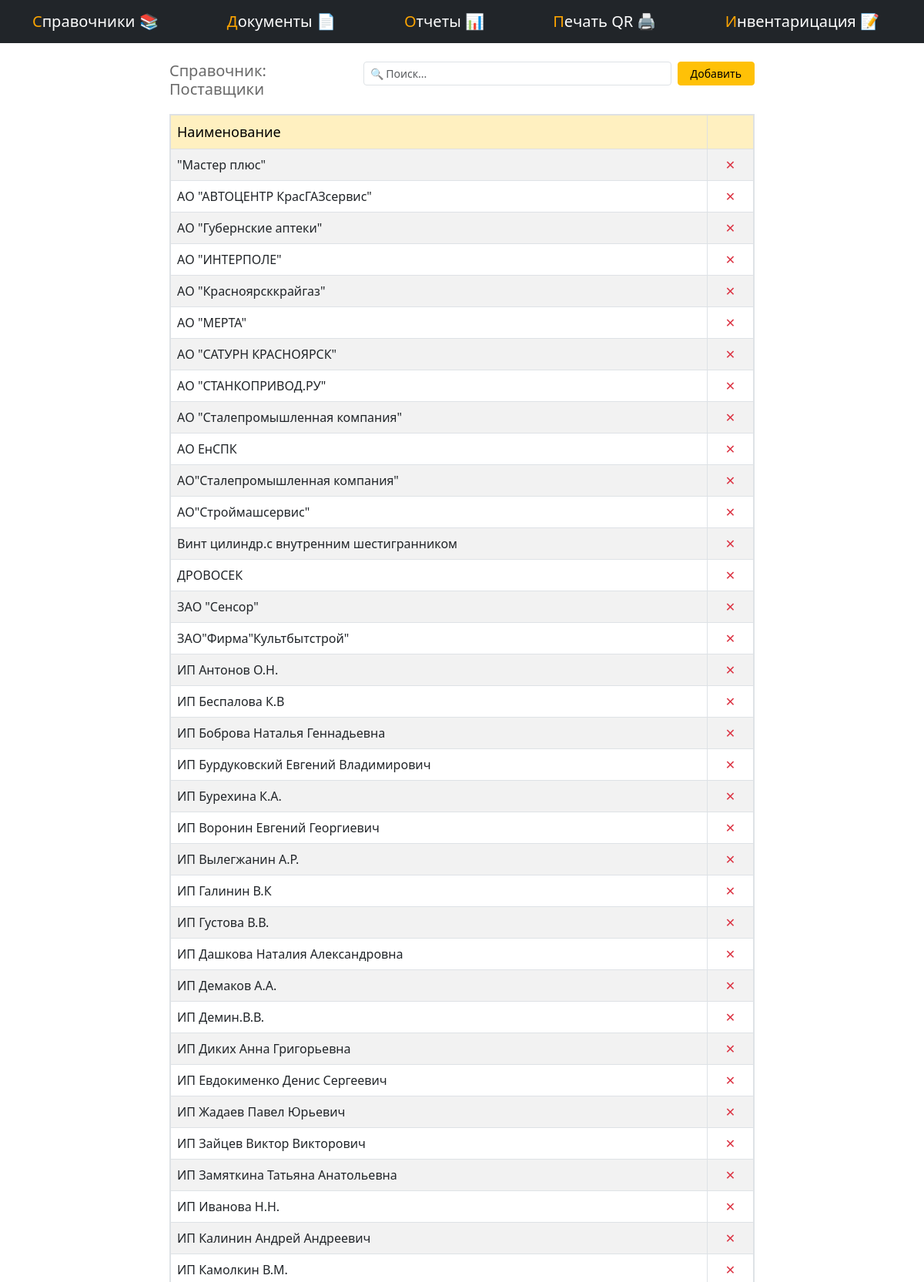
/menu/spr/postav/ (upper part), run on the app's committed database.
### inventory/models.py (models this page shows, shortened)
class Postav(models.Model):
    title = models.CharField(max_length=100, unique=True,db_index=True)
    class Meta:
        db_table = 'postav'
        verbose_name = 'Поставщик'
        verbose_name_plural = 'Поставщики'

### inventory/views/spr_views.py (the view, shortened to what this page needs)
# urls.py: path('menu/spr/<str:section>/', spr_views.spr, name='spr'),
def spr(request, section):
    tables = {
        'izm': [Izm, 'Единицы измерения'],
        'fio': [Fio, "Подотчетные лица"],
        'podraz': [Podraz, "Подразделения"],
        'postav': [Postav, "Поставщики"],
        'spis': [Spis, "Списание"],
        'kat': [Category, "Категории ТМЦ"],
        'obkt': [Obct, "Объекты"],
        'nom': [Nom, "Номенклатура"],
    }
    if section in tables:
        model, title = tables[section]  # распаковываем список в две переменные
        if section == 'nom':
            data = model.objects.select_related('category', 'izm').all().order_by('title')
        elif section == 'obkt':
            data = model.objects.select_related('idpodraz').all().order_by('title')
        else:
            data = model.objects.all().order_by('title')
    else:
        data = []
        title = 'Раздел не найден'
    context = {
        'data': data,
        'title': title,
        'section': section,
    }
    return render(request, 'inventory/comon_spr.html', context)

### inventory/templates/inventory/comon_spr.html (shortened to what this page needs)
{% extends 'inventory/base.html' %}
{% load static %}
{% block extra_css %}
    <link rel="stylesheet" href="{% static 'css/comon_spr.css' %}">
{% endblock %}
{% block content %}
<div class="row">
    <div class="col-md-2"></div>
    <div class="col-md-8 mt-4">
        <div class="d-flex justify-content-between align-items-start mb-0">
            <h5 id='spr_title' class="mb-0">Справочник: {{ title }} </h5>
            <div class="d-flex">
                <input type="text" style="width: 400px;" class="form-control form-control-sm global-search " placeholder="🔍 Поиск..." >
                <button type="button"
                        class="btn btn-warning btn-sm ms-2 px-3"
                        style="height: 31px;"
                        data-bs-toggle="modal"
                        data-bs-target="
                            {% if section == 'nom' %}
                                #addNomModal
                            {% elif section == 'obkt' %}
                                #addObktModal
                            {% else %}
                                #addModal
                            {% endif %}">
                    Добавить
                </button>
            </div>
        </div>
        <div id="search-results"
             style="max-height: 78vh; overflow-y: auto; overflow-x: hidden; border: 1px solid #dee2e6; margin-bottom: 20px; margin-top:20px">
            {% include 'inventory/partials/spr_table.html' %}
        </div>
    </div>
    <div class="col-md-2"></div>
</div>
{% endblock %}

### inventory/templates/inventory/partials/spr_table.html (shortened to what this page needs)
<table class="table table-bordered table-striped mb-0">
    <thead class="table-light ">
        <tr>
            <th class="bg-warning bg-opacity-25">Наименование</th>
            <th style="width: 60px" class="text-center bg-warning bg-opacity-25"></th>
        </tr>
    </thead>
    <tbody id="search-results-tbody">
        {% for item in data %}
        <tr id="row-{{ section }}-{{ item.id }}">
            <td style="cursor: pointer;"
                {% if section == 'obkt' %}
                    hx-get="{% url 'edit_obkt_row' item.id %}"
                    hx-target="#obkt-modal-content"
                    data-bs-toggle="modal"
                    data-bs-target="#editObktModal"
            {% elif section == 'nom' %}
                    hx-get="{% url 'edit_nom_row' item.id %}"
                    hx-target="#nom-modal-content"
                    data-bs-toggle="modal"
                    data-bs-target="#editNomModal"
                {% else %}
                    hx-get="{% url 'edit_spr_row' section item.id %}"
                    hx-target="#modal-content"
                    data-bs-toggle="modal"
                    data-bs-target="#editModal"
                {% endif %}>
                {{ item.title }}
            </td>
            <td class="text-center">
                <span style="cursor: pointer; color: #dc3545;"
                      hx-delete="{% url 'delete_spr_row' section item.id %}"
                      hx-target="#row-{{ section }}-{{ item.id }}"
                      hx-swap="outerHTML"
                      hx-confirm="Удалить запись «{{ item.title }}»?">
                    ✕
                </span>
            </td>
        </tr>
        {% endfor %}
    </tbody>
</table>

### inventory/static/css/comon_spr.css (style rules this page uses)
.table thead th { position: sticky; top: 0; background-color: #f8f9fa; z-index: 10; }
.table { margin-bottom: 0; }
#spr_title { color: DimGrey; }
.table thead th { font-weight: normal; font-size: 18px; }

### inventory/templates/inventory/base.html (style rules this page uses)
html, body { overflow-x: hidden; width: 100%; }

### data on the page
Postav: title "\"Мастер плюс\""
Postav: title "АО \"АВТОЦЕНТР КрасГАЗсервис\""
Postav: title "АО \"Губернские аптеки\""
Postav: title "АО \"ИНТЕРПОЛЕ\""
Postav: title "АО \"Красноярсккрайгаз\""
Postav: title "АО \"МЕРТА\""
Postav: title "АО \"САТУРН КРАСНОЯРСК\""
Postav: title "АО \"СТАНКОПРИВОД.РУ\""
Postav: title "АО \"Сталепромышленная компания\""
Postav: title "АО ЕнСПК"
Postav: title "АО\"Сталепромышленная компания\""
Postav: title "АО\"Строймашсервис\""
Postav: title "Винт цилиндр.с внутренним шестигранником"
Postav: title "ДРОВОСЕК"
Postav: title "ЗАО \"Сенсор\""
Postav: title "ЗАО\"Фирма\"Культбытстрой\""
Postav: title "ИП Антонов О.Н."
Postav: title "ИП Беспалова К.В"
Postav: title "ИП Боброва Наталья Геннадьевна"
Postav: title "ИП Бурдуковский Евгений Владимирович"
Postav: title "ИП Бурехина К.А."
Postav: title "ИП Воронин Евгений Георгиевич"
Postav: title "ИП Вылегжанин А.Р."
Postav: title "ИП Галинин В.К"
Postav: title "ИП Густова В.В."
Postav: title "ИП Дашкова Наталия Александровна"
Postav: title "ИП Демаков А.А."
Postav: title "ИП Демин.В.В."
Postav: title "ИП Диких Анна Григорьевна"
Postav: title "ИП Евдокименко Денис Сергеевич"
Postav: title "ИП Жадаев Павел Юрьевич"
Postav: title "ИП Зайцев Виктор Викторович"
Postav: title "ИП Замяткина Татьяна Анатольевна"
Postav: title "ИП Иванова Н.Н."
Postav: title "ИП Калинин Андрей Андреевич"
Postav: title "ИП Камолкин В.М."

### other printed values
{{ title }} "Поставщики"
